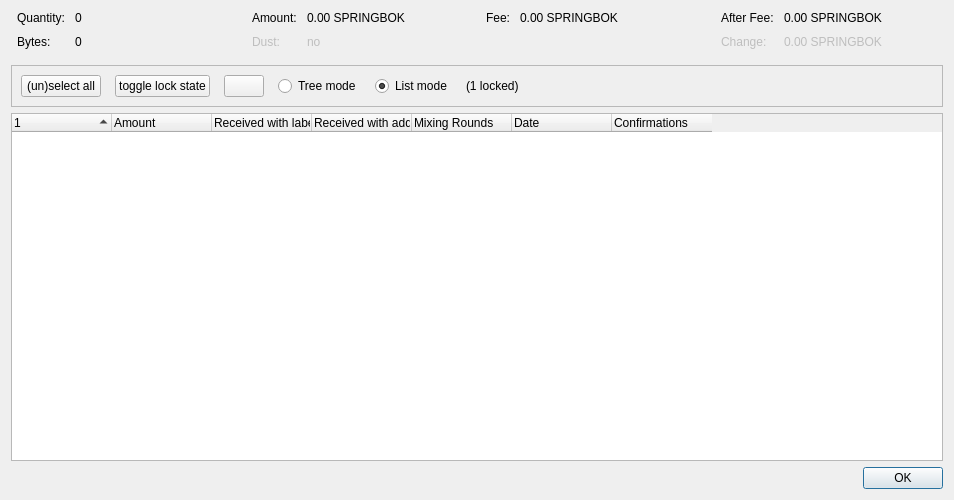
<?xml version="1.0" encoding="UTF-8"?>
<ui version="4.0">
 <class>CoinControlDialog</class>
 <widget class="QDialog" name="CoinControlDialog">
  <property name="geometry">
   <rect>
    <x>0</x>
    <y>0</y>
    <width>954</width>
    <height>500</height>
   </rect>
  </property>
  <property name="windowTitle">
   <string>Coin Selection</string>
  </property>
  <layout class="QVBoxLayout" name="verticalLayout">
   <item>
    <layout class="QHBoxLayout" name="horizontalLayoutTop" stretch="0,0,0,0">
     <property name="topMargin">
      <number>0</number>
     </property>
     <property name="bottomMargin">
      <number>10</number>
     </property>
     <item>
      <layout class="QFormLayout" name="formLayoutCoinControl1">
       <property name="horizontalSpacing">
        <number>10</number>
       </property>
       <property name="verticalSpacing">
        <number>10</number>
       </property>
       <property name="leftMargin">
        <number>6</number>
       </property>
       <property name="rightMargin">
        <number>6</number>
       </property>
       <item row="0" column="0">
        <widget class="QLabel" name="labelCoinControlQuantityText">
         <property name="text">
          <string>Quantity:</string>
         </property>
        </widget>
       </item>
       <item row="0" column="1">
        <widget class="QLabel" name="labelCoinControlQuantity">
         <property name="cursor">
          <cursorShape>IBeamCursor</cursorShape>
         </property>
         <property name="contextMenuPolicy">
          <enum>Qt::ActionsContextMenu</enum>
         </property>
         <property name="text">
          <string notr="true">0</string>
         </property>
         <property name="textInteractionFlags">
          <set>Qt::LinksAccessibleByMouse|Qt::TextSelectableByKeyboard|Qt::TextSelectableByMouse</set>
         </property>
        </widget>
       </item>
       <item row="1" column="0">
        <widget class="QLabel" name="labelCoinControlBytesText">
         <property name="text">
          <string>Bytes:</string>
         </property>
        </widget>
       </item>
       <item row="1" column="1">
        <widget class="QLabel" name="labelCoinControlBytes">
         <property name="cursor">
          <cursorShape>IBeamCursor</cursorShape>
         </property>
         <property name="contextMenuPolicy">
          <enum>Qt::ActionsContextMenu</enum>
         </property>
         <property name="text">
          <string notr="true">0</string>
         </property>
         <property name="textInteractionFlags">
          <set>Qt::LinksAccessibleByMouse|Qt::TextSelectableByKeyboard|Qt::TextSelectableByMouse</set>
         </property>
        </widget>
       </item>
      </layout>
     </item>
     <item>
      <layout class="QFormLayout" name="formLayoutCoinControl2">
       <property name="horizontalSpacing">
        <number>10</number>
       </property>
       <property name="verticalSpacing">
        <number>10</number>
       </property>
       <property name="leftMargin">
        <number>6</number>
       </property>
       <property name="rightMargin">
        <number>6</number>
       </property>
       <item row="0" column="0">
        <widget class="QLabel" name="labelCoinControlAmountText">
         <property name="text">
          <string>Amount:</string>
         </property>
        </widget>
       </item>
       <item row="0" column="1">
        <widget class="QLabel" name="labelCoinControlAmount">
         <property name="cursor">
          <cursorShape>IBeamCursor</cursorShape>
         </property>
         <property name="contextMenuPolicy">
          <enum>Qt::ActionsContextMenu</enum>
         </property>
         <property name="text">
          <string notr="true">0.00 SPRINGBOK</string>
         </property>
         <property name="textInteractionFlags">
          <set>Qt::LinksAccessibleByMouse|Qt::TextSelectableByKeyboard|Qt::TextSelectableByMouse</set>
         </property>
        </widget>
       </item>
       <item row="1" column="0">
        <widget class="QLabel" name="labelCoinControlLowOutputText">
         <property name="enabled">
          <bool>false</bool>
         </property>
         <property name="text">
          <string>Dust:</string>
         </property>
        </widget>
       </item>
       <item row="1" column="1">
        <widget class="QLabel" name="labelCoinControlLowOutput">
         <property name="enabled">
          <bool>false</bool>
         </property>
         <property name="cursor">
          <cursorShape>IBeamCursor</cursorShape>
         </property>
         <property name="contextMenuPolicy">
          <enum>Qt::ActionsContextMenu</enum>
         </property>
         <property name="text">
          <string notr="true">no</string>
         </property>
         <property name="textInteractionFlags">
          <set>Qt::LinksAccessibleByMouse|Qt::TextSelectableByKeyboard|Qt::TextSelectableByMouse</set>
         </property>
        </widget>
       </item>
      </layout>
     </item>
     <item>
      <layout class="QFormLayout" name="formLayoutCoinControl3">
       <property name="horizontalSpacing">
        <number>10</number>
       </property>
       <property name="verticalSpacing">
        <number>10</number>
       </property>
       <property name="leftMargin">
        <number>6</number>
       </property>
       <property name="rightMargin">
        <number>6</number>
       </property>
       <item row="0" column="0">
        <widget class="QLabel" name="labelCoinControlFeeText">
         <property name="text">
          <string>Fee:</string>
         </property>
        </widget>
       </item>
       <item row="0" column="1">
        <widget class="QLabel" name="labelCoinControlFee">
         <property name="cursor">
          <cursorShape>IBeamCursor</cursorShape>
         </property>
         <property name="contextMenuPolicy">
          <enum>Qt::ActionsContextMenu</enum>
         </property>
         <property name="text">
          <string notr="true">0.00 SPRINGBOK</string>
         </property>
         <property name="textInteractionFlags">
          <set>Qt::LinksAccessibleByMouse|Qt::TextSelectableByKeyboard|Qt::TextSelectableByMouse</set>
         </property>
        </widget>
       </item>
      </layout>
     </item>
     <item>
      <layout class="QFormLayout" name="formLayoutCoinControl4">
       <property name="horizontalSpacing">
        <number>10</number>
       </property>
       <property name="verticalSpacing">
        <number>10</number>
       </property>
       <property name="leftMargin">
        <number>6</number>
       </property>
       <property name="rightMargin">
        <number>6</number>
       </property>
       <item row="0" column="0">
        <widget class="QLabel" name="labelCoinControlAfterFeeText">
         <property name="text">
          <string>After Fee:</string>
         </property>
        </widget>
       </item>
       <item row="0" column="1">
        <widget class="QLabel" name="labelCoinControlAfterFee">
         <property name="cursor">
          <cursorShape>IBeamCursor</cursorShape>
         </property>
         <property name="contextMenuPolicy">
          <enum>Qt::ActionsContextMenu</enum>
         </property>
         <property name="text">
          <string notr="true">0.00 SPRINGBOK</string>
         </property>
         <property name="textInteractionFlags">
          <set>Qt::LinksAccessibleByMouse|Qt::TextSelectableByKeyboard|Qt::TextSelectableByMouse</set>
         </property>
        </widget>
       </item>
       <item row="1" column="0">
        <widget class="QLabel" name="labelCoinControlChangeText">
         <property name="enabled">
          <bool>false</bool>
         </property>
         <property name="text">
          <string>Change:</string>
         </property>
        </widget>
       </item>
       <item row="1" column="1">
        <widget class="QLabel" name="labelCoinControlChange">
         <property name="enabled">
          <bool>false</bool>
         </property>
         <property name="cursor">
          <cursorShape>IBeamCursor</cursorShape>
         </property>
         <property name="contextMenuPolicy">
          <enum>Qt::ActionsContextMenu</enum>
         </property>
         <property name="text">
          <string notr="true">0.00 SPRINGBOK</string>
         </property>
         <property name="textInteractionFlags">
          <set>Qt::LinksAccessibleByMouse|Qt::TextSelectableByKeyboard|Qt::TextSelectableByMouse</set>
         </property>
        </widget>
       </item>
      </layout>
     </item>
    </layout>
   </item>
   <item>
    <widget class="QFrame" name="frame">
     <property name="minimumSize">
      <size>
       <width>0</width>
       <height>40</height>
      </size>
     </property>
     <property name="frameShape">
      <enum>QFrame::StyledPanel</enum>
     </property>
     <property name="frameShadow">
      <enum>QFrame::Sunken</enum>
     </property>
     <layout class="QHBoxLayout" name="horizontalLayout">
      <item>
       <layout class="QHBoxLayout" name="horizontalLayoutPanel" stretch="0,0,0,0,0,0,0">
        <property name="spacing">
         <number>14</number>
        </property>
        <item>
         <widget class="QPushButton" name="pushButtonSelectAll">
          <property name="sizePolicy">
           <sizepolicy hsizetype="Maximum" vsizetype="Fixed">
            <horstretch>0</horstretch>
            <verstretch>0</verstretch>
           </sizepolicy>
          </property>
          <property name="text">
           <string>(un)select all</string>
          </property>
          <property name="autoDefault">
           <bool>false</bool>
          </property>
         </widget>
        </item>
        <item>
         <widget class="QPushButton" name="pushButtonToggleLock">
          <property name="sizePolicy">
           <sizepolicy hsizetype="Maximum" vsizetype="Fixed">
            <horstretch>0</horstretch>
            <verstretch>0</verstretch>
           </sizepolicy>
          </property>
          <property name="text">
           <string>toggle lock state</string>
          </property>
          <property name="autoDefault">
           <bool>false</bool>
          </property>
         </widget>
        </item>
        <item>
         <widget class="QPushButton" name="hideButton">
          <property name="sizePolicy">
           <sizepolicy hsizetype="Maximum" vsizetype="Fixed">
            <horstretch>0</horstretch>
            <verstretch>0</verstretch>
           </sizepolicy>
          </property>
          <property name="text">
           <string/>
          </property>
          <property name="autoDefault">
           <bool>false</bool>
          </property>
         </widget>
        </item>
        <item>
         <widget class="QRadioButton" name="radioTreeMode">
          <property name="sizePolicy">
           <sizepolicy hsizetype="Maximum" vsizetype="Fixed">
            <horstretch>0</horstretch>
            <verstretch>0</verstretch>
           </sizepolicy>
          </property>
          <property name="text">
           <string>Tree mode</string>
          </property>
         </widget>
        </item>
        <item>
         <widget class="QRadioButton" name="radioListMode">
          <property name="sizePolicy">
           <sizepolicy hsizetype="Maximum" vsizetype="Fixed">
            <horstretch>0</horstretch>
            <verstretch>0</verstretch>
           </sizepolicy>
          </property>
          <property name="text">
           <string>List mode</string>
          </property>
          <property name="checked">
           <bool>true</bool>
          </property>
         </widget>
        </item>
        <item>
         <widget class="QLabel" name="labelLocked">
          <property name="text">
           <string>(1 locked)</string>
          </property>
         </widget>
        </item>
        <item>
         <spacer name="horizontalSpacer">
          <property name="orientation">
           <enum>Qt::Horizontal</enum>
          </property>
          <property name="sizeHint" stdset="0">
           <size>
            <width>40</width>
            <height>20</height>
           </size>
          </property>
         </spacer>
        </item>
       </layout>
      </item>
     </layout>
    </widget>
   </item>
   <item>
    <widget class="CoinControlTreeWidget" name="treeWidget">
     <property name="contextMenuPolicy">
      <enum>Qt::CustomContextMenu</enum>
     </property>
     <property name="sortingEnabled">
      <bool>false</bool>
     </property>
     <property name="columnCount">
      <number>7</number>
     </property>
     <attribute name="headerShowSortIndicator" stdset="0">
      <bool>true</bool>
     </attribute>
     <attribute name="headerStretchLastSection">
      <bool>false</bool>
     </attribute>
     <column>
      <property name="text">
       <string/>
      </property>
     </column>
     <column>
      <property name="text">
       <string>Amount</string>
      </property>
     </column>
     <column>
      <property name="text">
       <string>Received with label</string>
      </property>
     </column>
     <column>
      <property name="text">
       <string>Received with address</string>
      </property>
     </column>
     <column>
      <property name="text">
       <string>Mixing Rounds</string>
      </property>
     </column>
     <column>
      <property name="text">
       <string>Date</string>
      </property>
     </column>
     <column>
      <property name="text">
       <string>Confirmations</string>
      </property>
      <property name="toolTip">
       <string>Confirmed</string>
      </property>
     </column>
    </widget>
   </item>
   <item>
    <widget class="QDialogButtonBox" name="buttonBox">
     <property name="orientation">
      <enum>Qt::Horizontal</enum>
     </property>
     <property name="standardButtons">
      <set>QDialogButtonBox::Ok</set>
     </property>
    </widget>
   </item>
  </layout>
 </widget>
 <customwidgets>
  <customwidget>
   <class>CoinControlTreeWidget</class>
   <extends>QTreeWidget</extends>
   <header>qt/coincontroltreewidget.h</header>
  </customwidget>
 </customwidgets>
 <resources/>
 <connections/>
</ui>
